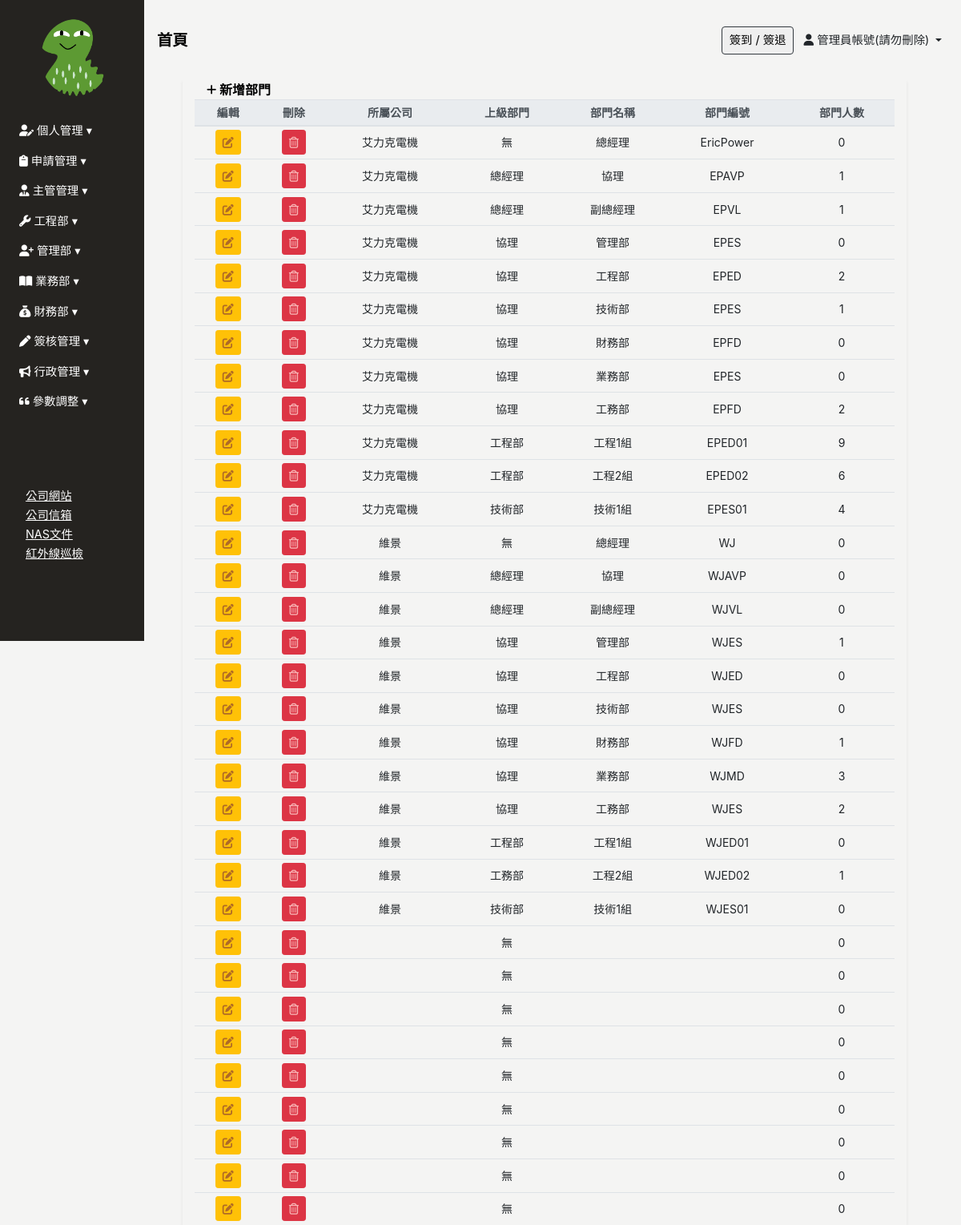
The app's page /department/ (signed in) with its own data.
### Backend/models.py (models this page shows, shortened)
class ModifiedModel(models.Model):
    modified_by = models.ForeignKey("Employee", on_delete=models.SET_NULL, null=True, blank=True)
    created_date = models.DateField(default=timezone.now,verbose_name='建立日期')
    update_date = models.DateField(auto_now=True, verbose_name='更新日期')
    class Meta:
        abstract = True

class Employee(ModifiedModel):
    GENDER_CHOICES = [
        ('M', '男'),
        ('F', '女'),
    ]
    BLOOD_TYPE_CHOICES = [
        ('A', 'A型'),
        ('B', 'B型'),
        ('AB','AB型'),
        ('O', 'O型'),
    ]
    MARITAL_STATUS_CHOICES = [
        ('M', '已婚'),
        ('S', '未婚'),
        ('D', '離異'),
    ]
    MILITARY_STATUS_CHOICES = [
        ('M', '義務役'),
        ('E', '免服役'),
        ('A', '替代役'),
    ]
    user = models.OneToOneField(User, null=True, blank=True, on_delete=models.CASCADE)
    profile_image = models.ImageField(upload_to='employee_profile/', blank=True, null=True, default='employee_profile/default_profile.png', verbose_name='員工照片')
    location_city = models.CharField(max_length=4, choices=LOCATION_CHOICES, null=True, blank=True, verbose_name='居住城市(用於計算)')
    uploaded_files = models.ManyToManyField(UploadedFile,blank=True,  related_name="userfile")
    annualleaves = models.ManyToManyField(AnnualLeave,blank=True,  related_name="AnnualLeave_user")
    full_name = models.CharField(max_length=30, null=True, blank=True, verbose_name='員工名稱')
    employee_id	 = models.CharField(max_length=30, blank=True,verbose_name='員工編號')
    departments = models.ForeignKey('Department', on_delete=models.SET_NULL, blank=True, null=True, related_name='employees', verbose_name='部門名稱')# 你可以通过department.employees.all()访问一个部门的所有员工。
    position = models.CharField(max_length=30, null=True, blank=True, verbose_name='職稱')
    phone_number = models.CharField(max_length=20, null=True, blank=True,verbose_name='手機號碼')
    contact_number = models.CharField(max_length=20, null=True, blank=True,verbose_name='聯絡電話(報價單顯示)')
    start_work_date = models.DateField(null=True, blank=True, verbose_name='到職日期')
    id_number = models.CharField(max_length=20, null=True, blank=True, verbose_name='身份證字號')
    birthday = models.DateField(null=True, blank=True, verbose_name='出生日期')
    gender = models.CharField(max_length=1, choices=GENDER_CHOICES, null=True, blank=True, verbose_name='性別')
    blood_type = models.CharField(max_length=2, choices=BLOOD_TYPE_CHOICES, null=True, blank=True, verbose_name='血型')
    birth_place = models.CharField(max_length=100, null=True, blank=True, verbose_name='出生地')
    marital_status = models.CharField(max_length=1, choices=MARITAL_STATUS_CHOICES, null=True, blank=True, verbose_name='婚姻狀況')
    military_status = models.CharField(max_length=1, choices=MILITARY_STATUS_CHOICES, null=True, blank=True, verbose_name='兵役狀況')
    permanent_address = models.CharField(max_length=50, null=True, blank=True, verbose_name='戶籍地址')
    current_address_city = models.CharField(max_length=50, null=True, blank=True, verbose_name='現居地址縣市')
    current_address = models.CharField(max_length=50, null=True, blank=True, verbose_name='現居地址')
    location = models.CharField(max_length=50, null=True, blank=True, verbose_name='所在地')
    company_email = models.EmailField(null=True, blank=True, verbose_name='公司E_Mail')
    personal_email = models.EmailField(null=True, blank=True, verbose_name='個人E_Mail(報價單顯示)')
    emergency_contact = models.CharField(max_length=50, null=True, blank=True, verbose_name='緊急聯絡人1')
    emergency_contact_relations = models.CharField(max_length=50, null=True, blank=True, verbose_name='關係1')
    emergency_contact_phone = models.CharField(max_length=20, null=True, blank=True, verbose_name='聯絡人電話1')
    default_salary = models.PositiveIntegerField(default=26000, null=True, blank=True, verbose_name="基本薪資")
    job_addition = models.PositiveIntegerField(default=0, null=True, blank=True, verbose_name="職務加給")
    phone_addition = models.PositiveIntegerField(default=0, null=True, blank=True, verbose_name="手機加給")
    certificates_addition = models.PositiveIntegerField(default=0, null=True, blank=True, verbose_name="證照加給")
    labor_protection = models.PositiveIntegerField(default=0, null=True, blank=True, verbose_name="勞保級距")
    health_insurance = models.PositiveIntegerField(default=0, null=True, blank=True, verbose_name="健保級距")
    labor_pension_moeny = models.PositiveIntegerField(default=6, null=True, blank=True, verbose_name="勞退級距")
    labor_pension = models.PositiveIntegerField(default=6, null=True, blank=True, verbose_name="勞退比例(%)")
    class Meta:
        verbose_name = "員工"   # 單數
        verbose_name_plural = verbose_name   #複數

class Department(ModifiedModel):
    COMPANY_CHOICES = [
        ('艾力克電機', '艾力克電機'),
        ('維景', '維景'),
    ]
    belong_to_company =models.CharField(max_length=20,choices=COMPANY_CHOICES, null=True, blank=True,verbose_name="所屬公司")
    parent_department  = models.ForeignKey('self',max_length=30,  on_delete=models.SET_NULL, null=True, blank=True, verbose_name='上層部門')
    department_name = models.CharField(max_length=30, null=True, blank=True,verbose_name='部門名稱')
    department_id = models.CharField(max_length=20, null=True, blank=True,verbose_name='部門編號')
    class Meta:
        verbose_name = "部門"   # 單數
        verbose_name_plural = verbose_name   #複數

### Frontend/views.py (the view, shortened to what this page needs)
# urls.py: path('department/', login_required(views.Department_list.as_view()), name='department'),
class Department_list(UserPassesTestMixin,ListView):
    model = Department
    template_name = 'department/department.html'
    context_object_name = 'department'
    def get_context_data(self, **kwargs):
        context = super().get_context_data(**kwargs)
        context['department_form'] = DepartmentForm()
        return context
    def test_func(self):
        return Check_Permissions(self.request.user,"管理部")

### Frontend/templates/department/department.html (shortened to what this page needs)
{% extends 'base/base_dashboard.html' %}
{% block import %}
{% load static%}
<link rel="stylesheet" href="{% static 'css/department/department.css' %}">
{% endblock %}
{% block main %}
<div class="main px-3 px-md-5">
    <div class="department-table container-fluid shadow-sm table-responsive-lg">
        <table class="table table-sm table-hover text-center" id="table" data-toggle="table" data-sortable="true"
        data-toolbar="#toolbar" data-search="true" data-show-columns="true"data-filter-strict-search="true"
        data-show-columns-toggle-all="true" data-pagination="true" data-page-size="25" data-page-list="[25, All]"
        data-filter-control="true">
            <div id="toolbar">
                <div class="department-header container-fluid">
                    <a href="" class="font-weight-bold" id="sys_new" data-toggle="modal"
                        data-target="#department-modal">
                        <i class="fa-solid fa-plus fa-sm" style="color: #000000;"></i> 新增部門
                    </a>
                </div>
                <thead class="thead-light" style="font-size: 14px;">
                    <tr>
                        <th data-force-hide="true" data-switchable="false" data-no-print="true">編輯</th>
                        <th data-force-hide="true" data-switchable="false" data-no-print="true">刪除</th>
                        <th data-field="belong_to_company" data-sortable="true">所屬公司</th>
                        <th data-field="parent_department" data-sortable="true">上級部門</th>
                        <th data-field="department_name" data-sortable="true">部門名稱</th>
                        <th data-field="department_id" data-sortable="true">部門編號</th>
                        <th data-field="headcount" data-sortable="true">部門人數</th>
                    </tr>
                </thead>
                <tbody style="font-size: 14px;">
                    {% for d in department %}
                    <tr>
                        <td>
                            <a type="button" data-url="department" data-id="{{ d.id }}"
                                class="btn btn-sm btn-warning" data-toggle="modal"
                                data-target="#department-modal" onclick="LoadData(event)">
                                <i class="fas fa-edit"></i>
                            </a>
                        </td>
                        <td>
                            <a data-url="department" data-id="{{ d.id }}" type="button" onclick="DELETE_handleClick(event)"
                            class="btn btn-sm btn-danger"><i class="far fa-trash-alt"></i></a>
                        </td>
                        <td>{% if d.belong_to_company %}{{ d.belong_to_company }}{% endif %}</td>
                        <td>{% if d.parent_department %}{{ d.parent_department.department_name }}{% else %}無{% endif %}</td>
                        <td>{% if d.department_name %}{{ d.department_name }}{% endif %}</td>
                        <td>{% if d.department_id %}{{ d.department_id }}{% endif %}</td>
                        <td>{{ d.employees.all.count }}</td>
                    </tr>
                    {% endfor %}
                </tbody>
        </table>
    </div>
</div>
{% endblock %}

### Frontend/templates/base/sidebar.html (shortened to what this page needs)
{% load tz %}
{% load custom_tags %}
{% load static%}
<div class="sidebar pl-2 collapse width show" id="sidebarCollapse">
    <div class="sidebar-img w-50 mx-auto pt-4">
        <img src="{{ request.user.employee.profile_image.url }}" class="img-fluid" style="border-radius: 50%;object-fit: cover;" >
    </div>
    <ul class="nav flex-column mt-4" id="sidebarMenu">
        <li class="nav-item">
            <a class="nav-link collapsed" href="#" data-target="#calendarCollapse" data-toggle="collapse">
                <i class="fa-solid fa-user-pen" style="color: #ffffff;"></i> 個人管理
            </a>
        </li>
        <li class="nav-item">
            <a class="nav-link collapsed" href="#" data-target="#applicationCollapse" data-toggle="collapse">
                <i class="fa-solid fa-clipboard" style="color: #ffffff;"></i> 申請管理
            </a>
        </li>
        {% if user|in_group_T_or_F:"主管" or pass_test_func %}
        <li class="nav-item">
            <a class="nav-link collapsed" href="#" data-target="#directorCollapse" data-toggle="collapse"
                aria-expanded="false" aria-controls="directorCollapse">
                <i class="fa-solid fa-user-tie" style="color: #ffffff;"></i> 主管管理
            </a>
        </li>
        {% endif %}
        {% if user|in_group_T_or_F:"工程" or pass_test_func %}
        <li class="nav-item">
            <a class="nav-link collapsed" href="#" data-target="#engineerCollapse" data-toggle="collapse"
                aria-expanded="false" aria-controls="engineerCollapse">
                <i class="fa-solid fa-wrench" style="color: #ffffff;"></i> 工程部
            </a>
        </li>
        {% endif %}
        {% if user|in_group_T_or_F:"簽核流程管理" or user|in_group_T_or_F:"管理部" or user|in_group_T_or_F:"員工出勤" or pass_test_func %}
        <li class="nav-item">
            <a class="nav-link collapsed" href="#" data-target="#personnelCollapse" data-toggle="collapse"
                aria-expanded="false" aria-controls="personnelCollapse">
                <i class="fa-solid fa-user-plus" style="color: #ffffff;"></i> 管理部
            </a>
        </li>
        {% endif %}
        {% if user|in_group_T_or_F:"業務" or pass_test_func %}
        <li class="nav-item">
            <a class="nav-link collapsed" href="#" data-target="#salesCollapse" data-toggle="collapse"
                aria-expanded="false" aria-controls="salesCollapse">
                <i class="fa-solid fa-book-open" style="color: #ffffff;"></i> 業務部
            </a>
        </li>
        {% endif %}
        {% if user|in_group_T_or_F:"財務部" or pass_test_func %}
        <li class="nav-item">
            <a class="nav-link collapsed" href="#financialCollapse" data-toggle="collapse" aria-expanded="false"
                aria-controls="financialCollapse">
                <i class="fa-solid fa-sack-dollar" style="color: #ffffff;"></i> 財務部
            </a>
        </li>
        {% endif %}
        <li class="nav-item">
            <a class="nav-link collapsed" href="#approvalCollapse" data-toggle="collapse" aria-expanded="false"
                aria-controls="approvalCollapse">
                <i class="fa-solid fa-pen" style="color: #ffffff;"></i> 簽核管理
            </a>
        </li>
        {% if user|in_group_T_or_F:"公告" or pass_test_func %}
        <li class="nav-item">
            <a class="nav-link collapsed" href="#newsCollapse" data-toggle="collapse" aria-expanded="false"
                aria-controls="newsCollapse">
                <i class="fa-solid fa-bullhorn" style="color: #ffffff;"></i> 行政管理
            </a>
        </li>
        {% endif %}
        {% if pass_test_func or  user|in_group_T_or_F:"參數管理"  %}
        <li class="nav-item">
            <a class="nav-link collapsed" href="#OP" data-toggle="collapse" aria-expanded="false" aria-controls="OP">
                <i class="fa-solid fa-quote-left" style="color: #ffffff;"></i> 參數調整
            </a>
        </li>
        {% endif %}
        <li class="nav-item" style="margin-top: 50%;">
            <ul class="nav flex-column ml-4">
                <li>
                    <a href="https://web.hocom.tw/h/index?key=aqurz" type="button" style="text-decoration: underline;">公司網站</a>
                </li>
                <li>
                    <a href="http://211.75.230.86/webmail-cgi/XwebMail?_task=login&_remove=1" type="button" style="text-decoration: underline;">公司信箱</a>
                </li>
                <li>
                    <a href="https://211.75.230.87:5001/#/signin" type="button" style="text-decoration: underline;">NAS文件</a>
                </li>
                <li>
                    <a href="https://www.wgi.tw:5557/logout" type="button" style="text-decoration: underline;">紅外線巡檢</a>
                </li>
            </ul>
        </li>
    </ul>
</div>

### Frontend/templates/base/header.html (shortened to what this page needs)
<header class="d-flex justify-content-between align-items-center px-3">
    <div>
        <a href="{% url 'index' %}" style="color: #000; text-decoration: none;">
            <span class="font-weight-bold" style="font-size: clamp(1rem, 2vw, 1.2rem);">
                首頁
            </span>
        </a>
    </div>
    <div>
        <button type="button" class="display-none border border-dark rounded mr-2" data-toggle="modal" data-target="#clock-inout" @click="catchDateTime">
            簽到 / 簽退
        </button>
        <span class="display-none dropdown-toggle mr-2 employee_full_name" data-toggle="dropdown">
            <i class="fa-solid fa-user"></i> {{ request.user.employee.full_name }}
        </span>
    </div>
</header>
{% load static %}

### records on screen
Department: belong_to_company "艾力克電機", shows "無", department_name "總經理", department_id "EricPower", employees.all.count "0"
Department: belong_to_company "艾力克電機", parent_department.department_name "總經理", department_name "協理", department_id "EPAVP", employees.all.count "1"
Department: belong_to_company "艾力克電機", parent_department.department_name "總經理", department_name "副總經理", department_id "EPVL", employees.all.count "1"
Department: belong_to_company "艾力克電機", parent_department.department_name "協理", department_name "管理部", department_id "EPES", employees.all.count "0"
Department: belong_to_company "艾力克電機", parent_department.department_name "協理", department_name "工程部", department_id "EPED", employees.all.count "2"
Department: belong_to_company "艾力克電機", parent_department.department_name "協理", department_name "技術部", department_id "EPES", employees.all.count "1"
Department: belong_to_company "艾力克電機", parent_department.department_name "協理", department_name "財務部", department_id "EPFD", employees.all.count "0"
Department: belong_to_company "艾力克電機", parent_department.department_name "協理", department_name "業務部", department_id "EPES", employees.all.count "0"
Department: belong_to_company "艾力克電機", parent_department.department_name "協理", department_name "工務部", department_id "EPFD", employees.all.count "2"
Department: belong_to_company "艾力克電機", parent_department.department_name "工程部", department_name "工程1組", department_id "EPED01", employees.all.count "9"
Department: belong_to_company "艾力克電機", parent_department.department_name "工程部", department_name "工程2組", department_id "EPED02", employees.all.count "6"
Department: belong_to_company "艾力克電機", parent_department.department_name "技術部", department_name "技術1組", department_id "EPES01", employees.all.count "4"
Department: belong_to_company "維景", shows "無", department_name "總經理", department_id "WJ", employees.all.count "0"
Department: belong_to_company "維景", parent_department.department_name "總經理", department_name "協理", department_id "WJAVP", employees.all.count "0"
Department: belong_to_company "維景", parent_department.department_name "總經理", department_name "副總經理", department_id "WJVL", employees.all.count "0"
Department: belong_to_company "維景", parent_department.department_name "協理", department_name "管理部", department_id "WJES", employees.all.count "1"
Department: belong_to_company "維景", parent_department.department_name "協理", department_name "工程部", department_id "WJED", employees.all.count "0"
Department: belong_to_company "維景", parent_department.department_name "協理", department_name "技術部", department_id "WJES", employees.all.count "0"
Department: belong_to_company "維景", parent_department.department_name "協理", department_name "財務部", department_id "WJFD", employees.all.count "1"
Department: belong_to_company "維景", parent_department.department_name "協理", department_name "業務部", department_id "WJMD", employees.all.count "3"
Department: belong_to_company "維景", parent_department.department_name "協理", department_name "工務部", department_id "WJES", employees.all.count "2"
Department: belong_to_company "維景", parent_department.department_name "工程部", department_name "工程1組", department_id "WJED01", employees.all.count "0"
Department: belong_to_company "維景", parent_department.department_name "工務部", department_name "工程2組", department_id "WJED02", employees.all.count "1"
Department: belong_to_company "維景", parent_department.department_name "技術部", department_name "技術1組", department_id "WJES01", employees.all.count "0"
Department: shows "無", employees.all.count "0"
Department: shows "無", employees.all.count "0"
Department: shows "無", employees.all.count "0"
Department: shows "無", employees.all.count "0"
Department: shows "無", employees.all.count "0"
Department: shows "無", employees.all.count "0"
Department: shows "無", employees.all.count "0"
Department: shows "無", employees.all.count "0"
Department: shows "無", employees.all.count "0"

### other values on screen
{{ request.user.employee.full_name }} "管理員帳號(請勿刪除)"
